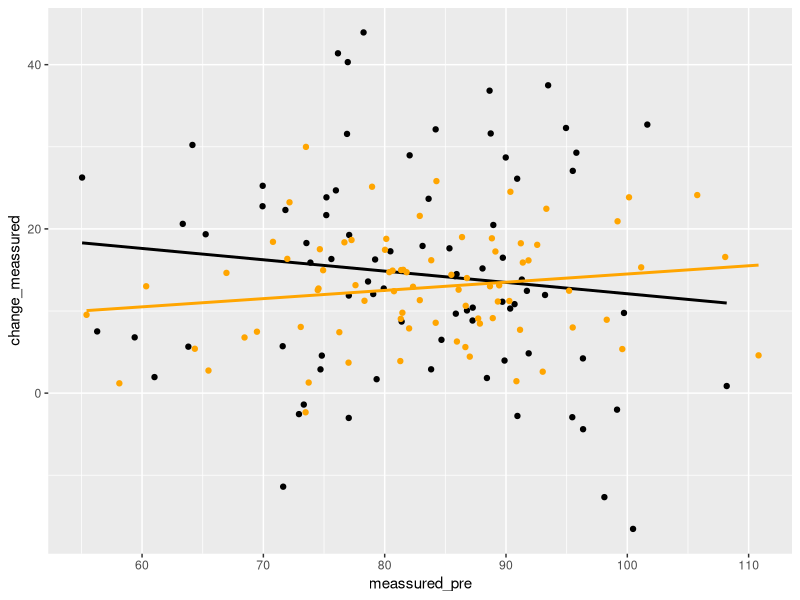
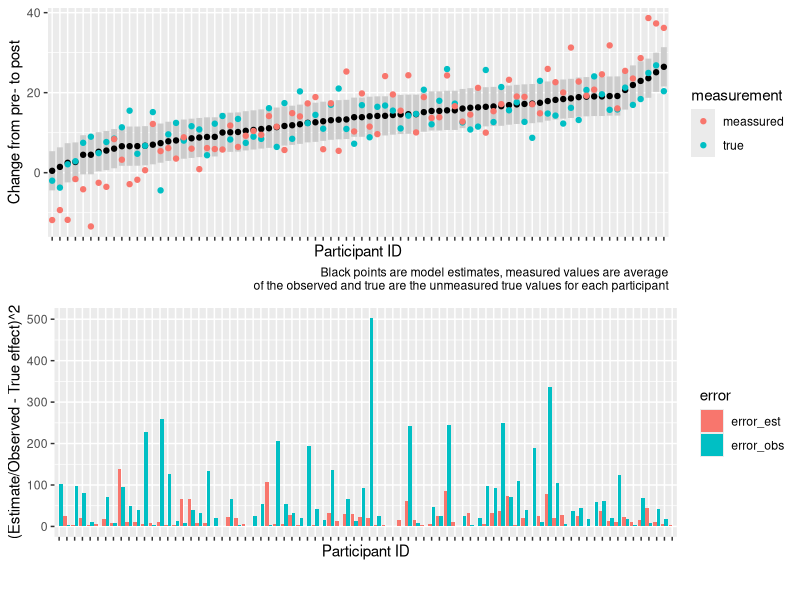

These charts were generated, in order, by the following R code:
## ---- chunk 1

library(tidyverse)

# n, number of participants, total sample size
# m, mean baseline measurement (cm^2)
# b0, between participant variation in baseline (SD)
# b1, between participant variation in change (SD)
# me, measurement error (error in estimating the true SD) 
# beta_A, beta_B, "fixed"/"population" effects in each group

simulate_study <- function(n = 80, 
                           m = 82, 
                           b0 = 12, 
                           b1 = 6, 
                           me = 4, 
                           beta_A = 10, 
                           beta_B = 15, 
                           seed = 1) {
        
        set.seed(seed)

        ## Simulate true pre values
        true_pre <- rnorm(n, m, b0)
        meassured_pre <- rnorm(n, true_pre, sd = me)

        ## Average effects in two groups
        A <- rep(beta_A, n/2)
        B <- rep(beta_B, n/2)

        ## Between participant variation in post-values
        b <- rnorm(n, 0, b1)

        ## Group-wise post-intervention values
        true_post <- true_pre + c(A, B) + b

        # Measured post
        meassured_post <- rnorm(n, true_post, sd = me)

        # Combine into data frame
        dat <- data.frame(id = 1:n, 
                          group = rep(c("A", "B"), each = n/2),
                          true_pre,            
                          meassured_pre, 
                          true_post, 
                          meassured_post)
        
        return(dat)
        
}


## ---- chunk 2

dat1 <- simulate_study(n = 80, 
                           m = 82, 
                           b0 = 12, 
                           b1 = 6, 
                           me = 8, 
                           beta_A = 10, 
                           beta_B = 15, 
                           seed = 1)


# What is the relationship between pre and change?

tibble(dat1) %>%
  mutate(change_true = true_post - true_pre, 
         change_meassured = meassured_post - meassured_pre) %>%
  # Plotting the measured values as black points and
  # black regression line
  ggplot(aes(meassured_pre, change_meassured)) + 
  geom_point() +  
  geom_smooth(method = "lm", 
              se = FALSE, color = "black") + 
  # Adding true values with orange color.
  geom_point(aes(true_pre, change_true), 
             color = "orange") + 
    geom_smooth(aes(true_pre, change_true), 
                color = "orange", 
                method = "lm",
                se = FALSE)
  

## ---- chunk 3

tibble(dat1) %>%
    mutate(change_true = true_post - true_pre, 
         change_meassured = meassured_post - meassured_pre) %>%
  pivot_longer(names_to = "var", 
               values_to = "value", 
               cols = true_pre:change_meassured) %>%
  
  summarise(.by = c(group, var), 
            m = mean(value), 
            s = sd(value)) %>%
  
  arrange(var) %>%
  
  print()
  



## ---- chunk 4

dat2 <- tibble(dat1) %>%
    mutate(change_true = true_post - true_pre, 
         change_meassured = meassured_post - meassured_pre) 

# T-test of measured scores
t_measured <- t.test(change_meassured ~ group, data = dat2)

# T-test of true scores
t_true <- t.test(change_true ~ group, data = dat2)


t_measured
t_true


# estimated difference in differences
t_measured$estimate[2] - t_measured$estimate[1]


t_true$estimate[2] - t_true$estimate[1]


## ---- chunk 5


dat3 <- tibble(dat1) %>%
    mutate(change_true = true_post - true_pre, 
         change_meassured = meassured_post - meassured_pre) 


m1 <- lm(meassured_post ~ meassured_pre + group, data = dat3)

summary(m1)

m2 <- lm(change_meassured ~ meassured_pre + group, data = dat3)

summary(m2)


m3 <- lm(change_true ~ true_pre + group, data = dat3)

summary(m3)




## ---- chunk 6


dat4 <- tibble(dat1) %>%
  pivot_longer(names_to = "var", 
               values_to = "csa", 
               cols = true_pre:meassured_post) %>%
  separate(var, into = c("measurement", "time"), sep = "_") %>%
  mutate(time = factor(time, levels = c("pre", "post"))) %>% 
  filter(measurement == "meassured") %>%
  # To accomplish the 
  mutate(time = if_else(time == "pre", 0, 1), 
         group = if_else(group == "A", 0, 1)) %>%
  
  print()


library(lme4)

mm1 <- lmer(csa ~ time + group + group:time + (1|id), 
            data = dat4)

mm2 <- lmer(csa ~ time + group:time + (1|id), 
            data = dat4)


summary(mm1)

summary(mm2)



## ---- chunk 7

# n, number of participants, total sample size
# m, mean baseline measurement (cm^2)
# b0, between participant variation in baseline (SD)
# b1, between participant variation in change (SD)
# me, measurement error (error in estimating the true SD) 
# beta_A, beta_B, "fixed"/"population" effects in each group
# seed, the starting point of simulations
simulate_study2 <- function(n = 80, 
                           m = 82, 
                           b0 = 12, 
                           b1 = 6, 
                           me = 4, 
                           beta_A = 10, 
                           beta_B = 15, 
                           seed = 1) {
        
        set.seed(seed)

        ## Simulate true pre values
        true_pre_1 <- rnorm(n, m, b0)
        meassured_pre_1 <- rnorm(n, true_pre_1, sd = me)
        meassured_pre_2 <- rnorm(n, true_pre_1, sd = me)

        ## Average effects in two groups
        A <- rep(beta_A, n/2)
        B <- rep(beta_B, n/2)

        ## Between participant variation in post-values
        b <- rnorm(n, 0, b1)

        ## Group-wise post-intervention values
        true_post_1 <- true_pre_1 + c(A, B) + b

        # Measured post
        meassured_post_1 <- rnorm(n, true_post_1, sd = me)
        meassured_post_2 <- rnorm(n, true_post_1, sd = me)

        # Combine into data frame
        dat <- data.frame(id = 1:n, 
                          group = rep(c("A", "B"), each = n/2),
                          true_pre_1,            
                          meassured_pre_1, 
                          meassured_pre_2, 
                          true_post_1, 
                          meassured_post_1, 
                          meassured_post_2)
        
        return(dat)
        
        
}




## ---- chunk 8

dat5 <- simulate_study2(n = 80, 
                           m = 82, 
                           b0 = 12, 
                           b1 = 6, 
                           me = 8, 
                           beta_A = 10, 
                           beta_B = 15, 
                           seed = 1) %>%
  tibble() %>%
  pivot_longer(names_to = "var", 
               values_to = "csa", 
               cols = true_pre_1:meassured_post_2) %>%
  separate(var, into = c("measurement", "time", "replicate"), sep = "_") %>%
  mutate(time = factor(time, levels = c("pre", "post"))) %>% 
  filter(measurement == "meassured") %>%
  # To accomplish the 
  mutate(time = if_else(time == "pre", 0, 1), 
         group = if_else(group == "A", 0, 1)) %>%
  mutate(id = paste0("id", id)) %>%
  
  print()


# Difference in difference 

mm3 <- lmer(csa ~ time + group + group:time + (1 + time|id), 
            data = dat5)

mm4 <- lmer(csa ~ time + group:time + (1 + time|id), 
            data = dat5)


summary(mm3)

summary(mm4)



## ---- chunk 9

dat6 <- simulate_study2(n = 80, 
                           m = 82, 
                           b0 = 12, 
                           b1 = 6, 
                           me = 8, 
                           beta_A = 10, 
                           beta_B = 15, 
                           seed = 1) %>%
  mutate(id = paste0("id", id))


observed_change <- dat6 %>%
   pivot_longer(names_to = "var", 
               values_to = "csa", 
               cols = true_pre_1:meassured_post_2) %>%
  separate(var, into = c("measurement", "time", "replicate"), sep = "_") %>%
  
  summarise(.by = c(id, time, measurement), 
            m = mean(csa)) %>%
  pivot_wider(names_from = time, 
              values_from = m) %>%
  mutate(change = post - pre) %>%
  print()



p1 <- ranef(mm4) %>%
  data.frame() %>%
  tibble() %>%
  pivot_wider(names_from = term, values_from = c(condval, condsd)) %>%
  mutate(id = grp) %>%
  select(id, 
         int = `condval_(Intercept)`, 
         int_sd = `condsd_(Intercept)`, 
         slp = condval_time, 
         slp_sd = condsd_time) %>%
   inner_join(dat6) %>%
  # Add fixed effects
  mutate(slp = if_else(group == "A", slp + fixef(mm4)[2], slp + fixef(mm4)[2] + fixef(mm4)[3])) %>%

  mutate(id = factor(id), 
         id = fct_reorder(id, slp)) %>% 
  
  
  ggplot(aes(id, slp)) + 
  geom_segment(aes(x = id, xend = id, 
               y = slp - slp_sd, 
               yend = slp + slp_sd), 
               linewidth = 2, 
               color = "gray80") +
  
  geom_point(aes()) + 
  
  geom_point(data = observed_change, 
             aes(id, change, color = measurement))  +
  labs(x = "Participant ID", 
       y = "Change from pre- to post", 
       caption = "Black points are model estimates, measured values are average\n of the observed and true are the unmeasured true values for each participant") + 
  theme(axis.text.x = element_blank())


p2 <- ranef(mm4) %>%
  data.frame() %>%
  tibble() %>%
  pivot_wider(names_from = term, values_from = c(condval, condsd)) %>%
  mutate(id = grp) %>%
  select(id, 
         int = `condval_(Intercept)`, 
         int_sd = `condsd_(Intercept)`, 
         slp = condval_time, 
         slp_sd = condsd_time) %>%
   inner_join(dat6) %>%
  # Add fixed effects
  mutate(slp = if_else(group == "A", slp + fixef(mm4)[2], slp + fixef(mm4)[2] + fixef(mm4)[3])) %>%

  mutate(id = factor(id), 
         id = fct_reorder(id, slp)) %>%
  inner_join(observed_change %>%
               select(id, measurement, change) %>%
               pivot_wider(values_from = change, names_from = measurement)) %>%
  select(id, slp, true, meassured) %>%
  
  mutate(error_est = (slp - true)^2, 
         error_obs = (meassured - true)^2) %>%
  select(id, error_est, error_obs) %>%
  pivot_longer(names_to = "error", 
               values_to = "val", 
               cols = error_est:error_obs) %>%
  
  ggplot(aes(id, val, fill = error)) + geom_bar(stat = "identity", 
                                                position = position_dodge()) + 
  labs(x = "Participant ID", 
       y = "(Estimate/Observed - True effect)^2") + 
  theme(axis.text.x = element_blank())
  



library(cowplot)

plot_grid(p1, p2, ncol = 1, align = "h")





